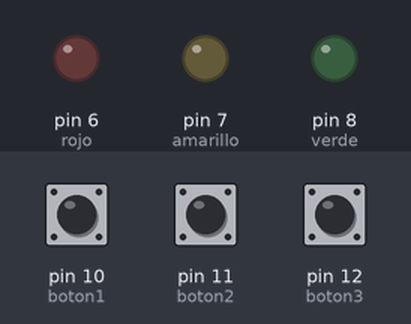
This sketch was run on a simulated Arduino Uno, built with avr-gcc and run on an emulated ATmega328P. Parts: output pins drawn as LEDs (lit = HIGH). The test bench sets the inputs (shaded band); at power-on: pin 10 (boton1) HIGH, pin 11 (boton2) HIGH, pin 12 (boton3) HIGH.

Above: at 1.2 s.
1.3 s: pin 10 (boton1) pulled LOW for 0.15 s
At 1.37 s:
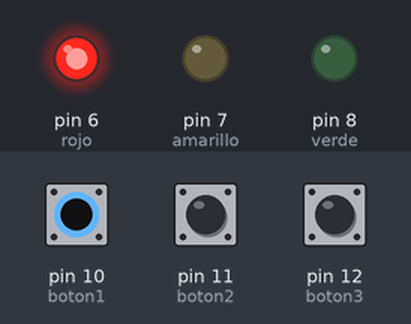
2.9 s: pin 11 (boton2) pulled LOW for 0.15 s
At 2.97 s:
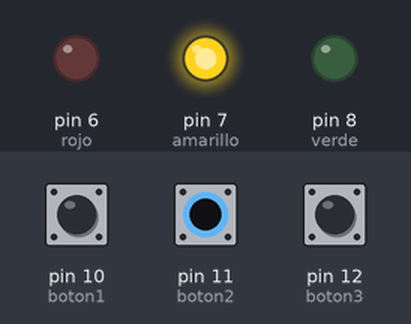
4.5 s: pin 12 (boton3) pulled LOW for 0.15 s
At 4.57 s:
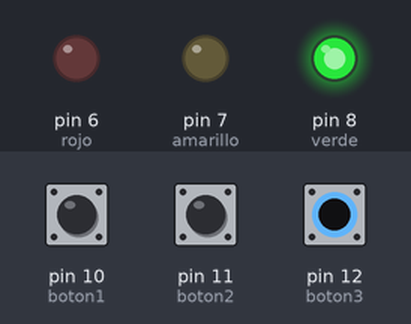
6.1 s: pin 12 (boton3) pulled LOW for 3.2 s
At 10.0 s:
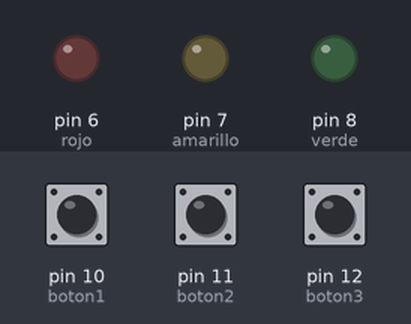
10.8 s: pin 10 (boton1) pulled LOW for 3.2 s
At 11.2 s:
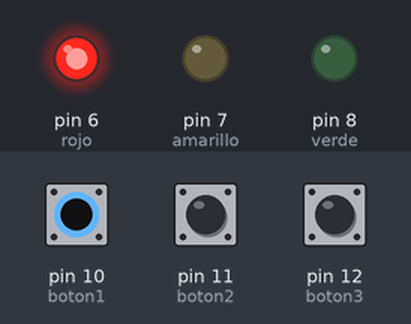
15.5 s: pin 10 (boton1) driven LOW and pin 11 (boton2) driven LOW
At 15.9 s:
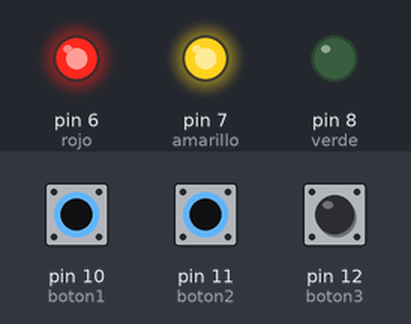
Timing chart, 0 to 18.0 s (numbered marks = the images above; inputs shaded):
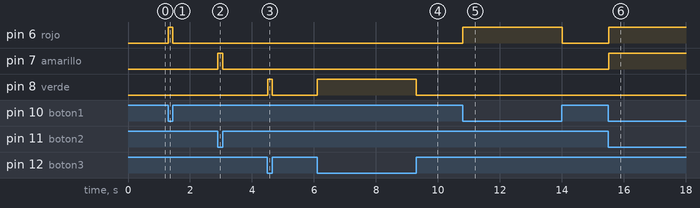

The sketch:

PULSADORES.ino
```cpp
/* Programa de prueba de semaforo
 *
 */

 #define verde 8
 #define amarillo 7
 #define rojo 6
 #define boton1 10
 #define boton2 11
 #define boton3 12

 char uno, dos, tres;

void setup() {
  pinMode(verde, OUTPUT);
  pinMode(amarillo, OUTPUT);
  pinMode(rojo, OUTPUT);
  pinMode(boton1, INPUT);
  pinMode(boton2, INPUT);
  pinMode(boton3, INPUT);
  digitalWrite(verde, LOW);
  digitalWrite(amarillo, LOW);
  digitalWrite(rojo, LOW);
}

void loop() {
  uno = digitalRead(boton1);
  dos = digitalRead(boton2);
  tres= digitalRead(boton3);
  if(uno == 0)
    digitalWrite(rojo, HIGH);
  else
    digitalWrite(rojo, LOW);
  if(dos == 0)
    digitalWrite(amarillo, HIGH);
  else
    digitalWrite(amarillo, LOW);
  if(tres == 0)
    digitalWrite(verde, HIGH);
  else
    digitalWrite(verde, LOW);
}
```

Measured:
- after the input at 1.3 s, pin 6 (rojo): LOW → HIGH at once, → LOW 0.15 s later
- after the input at 2.9 s, pin 7 (amarillo): LOW → HIGH at once, → LOW 0.15 s later
- after the input at 4.5 s, pin 8 (verde): LOW → HIGH at once, → LOW 0.15 s later
- after the input at 6.1 s, pin 8 (verde): LOW → HIGH at once, → LOW 3.2 s later
- after the input at 10.8 s, pin 6 (rojo): LOW → HIGH at once, → LOW 3.2 s later
- after the input at 15.5 s, pin 6 (rojo), pin 7 (amarillo): LOW → HIGH at once
